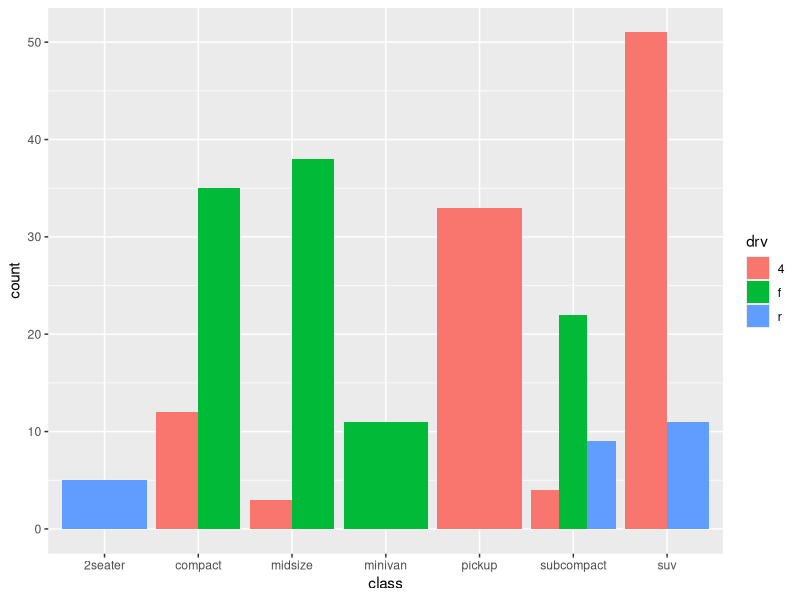
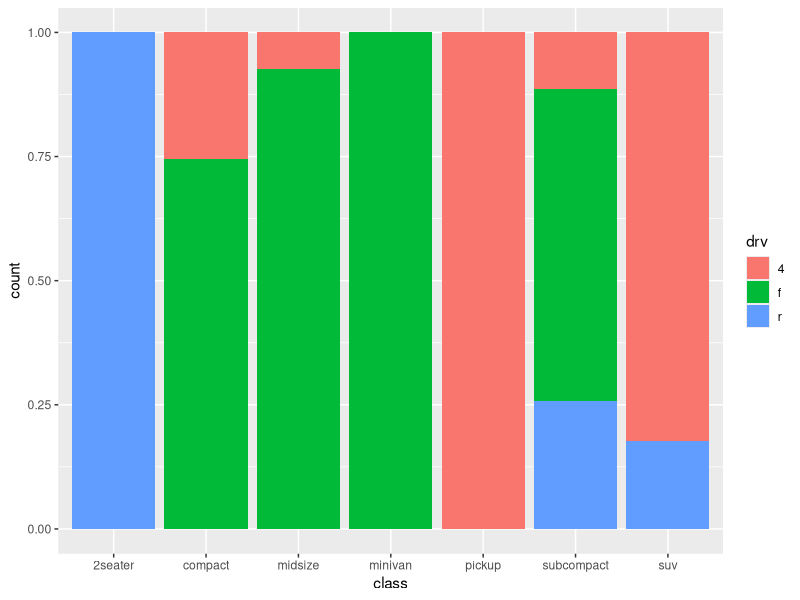

The R script that drew these images, in order:
library(ggplot2)
head(df)
df <- mpg

pl <- ggplot(df,aes(x=class))
pl1 <- pl + geom_bar(aes(fill=drv),position = "dodge")
print(pl1)

#percentage

pl1 <- pl + geom_bar(aes(fill=drv),position = "fill")
print(pl1)
